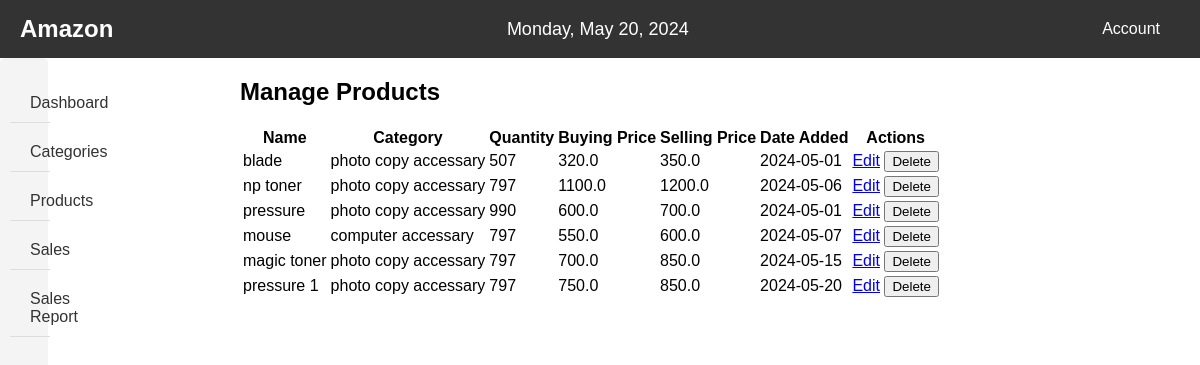
The page /manage_products on the database as committed earlier.
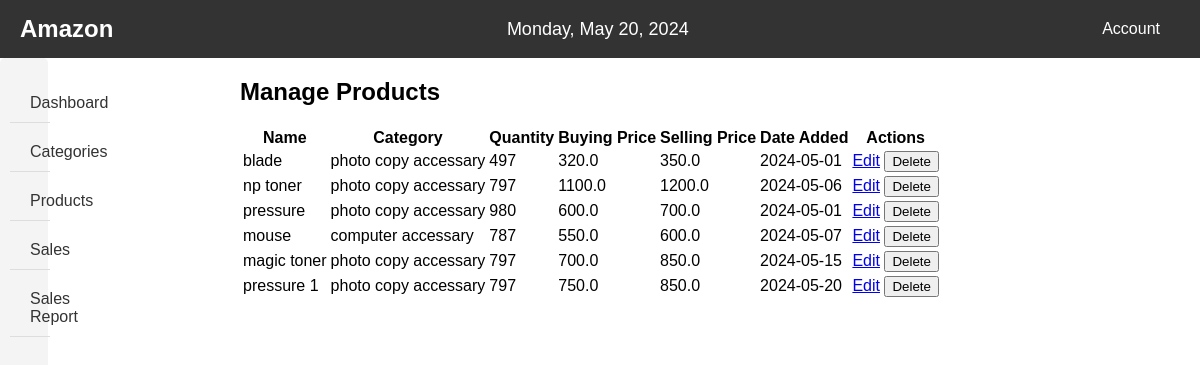
The same page on the database as committed later.
### app.py (models this page shows, shortened)
class Product(db.Model):
    id = db.Column(db.Integer, primary_key=True)
    name = db.Column(db.String(100), nullable=False)
    category_id = db.Column(db.Integer, db.ForeignKey('category.id'), nullable=True, default=None)  # Default to None
    quantity = db.Column(db.Integer, nullable=False)
    buying_price = db.Column(db.Float, nullable=False)
    selling_price = db.Column(db.Float, nullable=False)
    date_added = db.Column(db.Date, nullable=False, default=datetime.utcnow)
    category = db.relationship('Category', backref=db.backref('products', lazy=True))

class Category(db.Model):
    id = db.Column(db.Integer, primary_key=True)
    name = db.Column(db.String(100), nullable=False)

### app.py (the view)
@app.route('/manage_products')
def manage_products():
    products = Product.query.all()
    return render_template('manage_products.html', products=products)

### templates/manage_products.html (shortened to what this page needs)
<!DOCTYPE html>
<html lang="en">
<head>
    <link rel="stylesheet" href="../static/css/manage_products.css">
</head>
<body>
    <header>
        <div class="header-left">
            <div class="logo">
                <h1>Amazon</h1>
            </div>
        </div>
        <div class="header-middle">
            <div class="date">
            </div>
        </div>
        <div class="header-right">
            <div class="dropdown">
                <button class="dropbtn">Account</button>
            </div>
        </div>
    </header>
    <main>
        <div class="sections-container">
            <aside>
                <nav class="section1">
                    <ul>
                        <li><a href="{{ url_for('admin_dashboard') }}">Dashboard</a></li>
                        <li class="dropdown" id="categoriesDropdown">
                            <a href="#">Categories</a>
                        </li>
                        <li class="dropdown">
                            <a href="#">Products</a>
                        </li>
                        <li class="dropdown">
                            <a href="#">Sales</a>
                        </li>
                        <li class="dropdown">
                            <a href="#">Sales Report</a>
                        </li>
                    </ul>
                </nav>
            </aside>
            <article>
                <div class="container">
                    <h1>Manage Products</h1>
                    <table class="table">
                        <thead>
                            <tr>
                                <th>Name</th>
                                <th>Category</th>
                                <th>Quantity</th>
                                <th>Buying Price</th>
                                <th>Selling Price</th>
                                <th>Date Added</th>
                                <th>Actions</th>
                            </tr>
                        </thead>
                        <tbody>
                            {% for product in products %}
                            <tr>
                                <td>{{ product.name }}</td>
                                <td>{{ product.category.name }}</td>
                                <td>{{ product.quantity }}</td>
                                <td>{{ product.buying_price }}</td>
                                <td>{{ product.selling_price }}</td>
                                <td>{{ product.date_added }}</td>
                                <td>
                                    <a href="{{ url_for('edit_product', product_id=product.id) }}">Edit</a>
                                    <form action="{{ url_for('delete_product', product_id=product.id) }}" method="POST"
                                        style="display: inline;">
                                        <button type="submit">Delete</button>
                                    </form>
                                </td>
                            </tr>
                            {% endfor %}
                        </tbody>
                    </table>
                </div>
            </article>
        </div>
    </main>
</body>
</html>

Rows that differ between the two databases and show on the page:
changed Product "blade": quantity "507" → "497"
changed Product "pressure": quantity "990" → "980"
changed Product "mouse": quantity "797" → "787"
